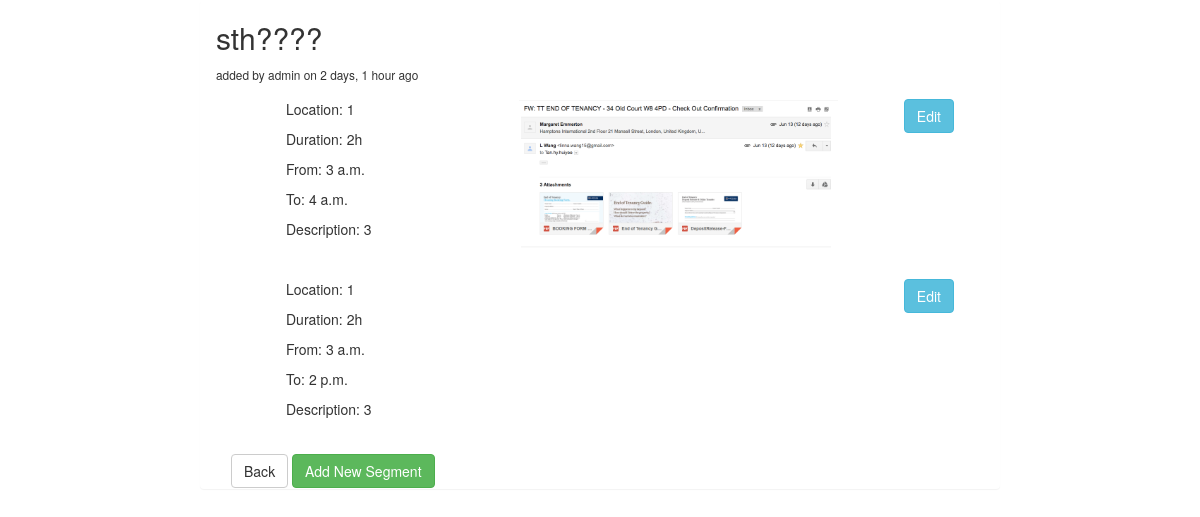
Screenshot of /6/ (signed in) with the database file from the repository.
### triplan/models.py (models this page shows, shortened)
class Itinerary(models.Model):
    title = models.CharField(max_length=50)
    owner = models.ForeignKey(Profile, related_name='owner', on_delete=models.CASCADE)
    date_added = models.DateTimeField(auto_now=True)
    preview_photo = models.ImageField(blank=True)

class Profile(models.Model):
    user = models.OneToOneField(User, on_delete=models.CASCADE)
    description = models.CharField(max_length=300)
    def __str__(self):
        return self.user.username

class ItinerarySegment(models.Model):
    itinerary = models.ForeignKey(Itinerary)
    location = models.CharField(max_length=200)
    duration = models.PositiveIntegerField()
    start_time = models.TimeField(default="12:00 PM")
    end_time = models.TimeField(default="1:00 PM")
    description = models.CharField(max_length=400)
    photo = models.ImageField(blank=True)

### triplan/views.py (the view)
# urls.py: url(r'^(?P<pk>[0-9]+)/$', login_required(views.ItineraryDetail.as_view()), name="itinerary_detail"),
class ItineraryDetail(generic.DetailView):
    model = Itinerary

### triplan/templates/triplan/itinerary_detail.html (shortened to what this page needs)
{% extends "triplan/base.html" %}
{% block body %}
{% load humanize %}
<h2>{{ itinerary.title }}</h2>
<small>added by {{ itinerary.owner }} on {{ itinerary.date_added | naturaltime }}</small>
<ul>
{% for segment in itinerary.itinerarysegment_set.all %}
    <div class="panel-body">
        <div class="col-sm-4">
            <p>Location: {{ segment.location }}</p>
            <p>Duration: {{ segment.duration }}h</p>
            <p>From: {{ segment.start_time }}</p>
            <p>To: {{ segment.end_time }}</p>
            <p>Description: {{ segment.description }}</p>
        </div>
        <div class="col-sm-6">
            {% if segment.photo %}
            <img src="{{ segment.photo.url }}" class="img img-responsive full-width">
            {% endif %}
        </div>
        <div class="col-sm-2">
        {% if itinerary.owner_id == request.user.id %}
            <a href="{% url 'triplan:itinerary_edit' itinerary.id segment.id %}"
               class="btn btn-info pull-right">Edit</a>
        {% endif %}
        </div>
    </div>
{% endfor %}
</ul>
<div class="col-sm-12">
    <a href="{% url 'triplan:itinerary_list' %}" class="btn btn-default">Back</a>
    <a href="{% url 'triplan:itinerarysegment_create' itinerary.id %}" class="btn btn-success">Add New Segment</a>
</div>
{% endblock body %}

### rows the page displays
Itinerary: title "sth????", owner "admin", date_added "2 days, 1 hour ago"
ItinerarySegment: location "1", duration "2", start_time "3 a.m.", end_time "4 a.m.", description "3", photo (picture)
ItinerarySegment: location "1", duration "2", start_time "3 a.m.", end_time "2 p.m.", description "3"
